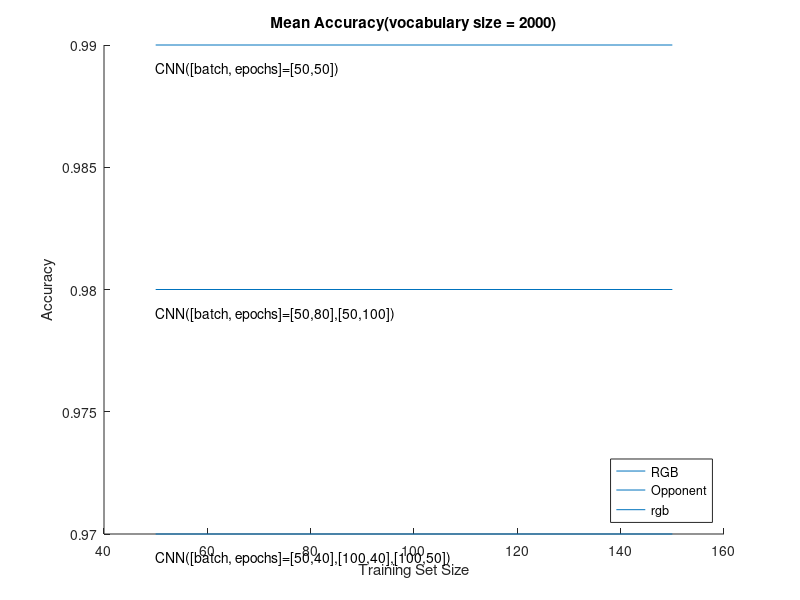

MATLAB code to generate this figure:
function get_accuracies()
    files = dir('./models/*.mat');
    
    N = [150 100 50];
    
    figure;
    hold on;
    
    list = [];
    for file = files'    
        load(fullfile('models', file.name), 'model');
        accuracy = (model.motorbikes.accuracy + model.cars.accuracy + model.faces.accuracy + model.airplanes.accuracy)/4;
        filename = strcat('accurac','_',model.faces.colour,'_',model.faces.type,'_',string(model.faces.vocab_size),'_',string(model.faces.train_data_size), '.html');
        display(filename + ": " + accuracy )
        
        if model.faces.vocab_size == 2000
            accuracy = accuracy/100;
            list = [list, accuracy];
            if model.faces.train_data_size == 50
                
                
                plot(N, list, 'LineWidth', 2);
                list = [];
            end
            
        end
        
    end
    under = 0.001;
    
    y = 0.99;
    line([50,150],[y,y])
    txt1 = 'CNN([batch, epochs]=[50,50])';
    text(50,y-under,txt1)
    
    y = 0.98;
    line([50,150],[y,y])
    txt1 = 'CNN([batch, epochs]=[50,80],[50,100])';
    text(50,y-under,txt1)
    
    y = 0.97;
    line([50,150],[y,y])
    txt1 = 'CNN([batch, epochs]=[50,40],[100,40],[100,50])';
    text(50,y-under,txt1)


    title('Mean Accuracy(vocabulary size = 2000)')
    xlabel('Training Set Size')
    ylabel('Accuracy')
    legend('RGB', 'Opponent', 'rgb', 'Gray Keypoints','Gray Dense', 'Location', 'southeast');
    hold off;
end
